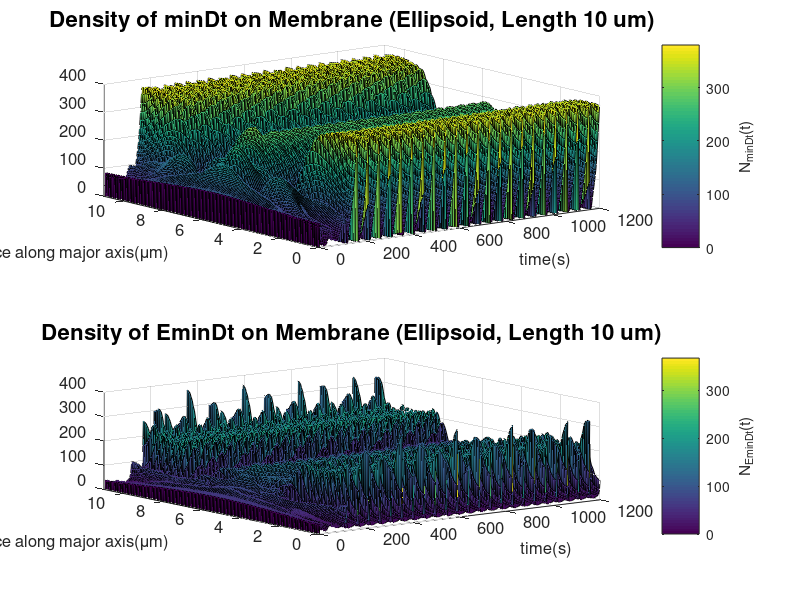

Reproduce this figure in MATLAB.
%% Reinitialize
clear
clc
close all

%% Import
load('minDt.mat');
load('EminDt.mat');
load('time.mat');
load('distance.mat');

%% Plot
% MinDt Plot
figure(1)
subplot(2,1,1)
surf(time,distance,minDt');
axis([0 1200 0 11]);
set(gca, 'FontSize',12);
xlabel('time(s)', 'FontSize',12);
ylabel('distance along major axis({\mu}m)','FontSize',12);
title('Density of minDt on Membrane (Ellipsoid, Length 10 um)','FontSize',16);
c=colorbar;
ylabel(c,'N_{minDt}(t)');

% EMinDt Plot
subplot(2,1,2)
surf(time,distance,EminDt');
axis([0 1200 0 11]);
set(gca, 'FontSize',12);
xlabel('time(s)', 'FontSize',12);
ylabel('distance along major axis({\mu}m)','FontSize',12);
title('Density of EminDt on Membrane (Ellipsoid, Length 10 um)','FontSize',16);
c=colorbar;
ylabel(c,'N_{EminDt}(t)');